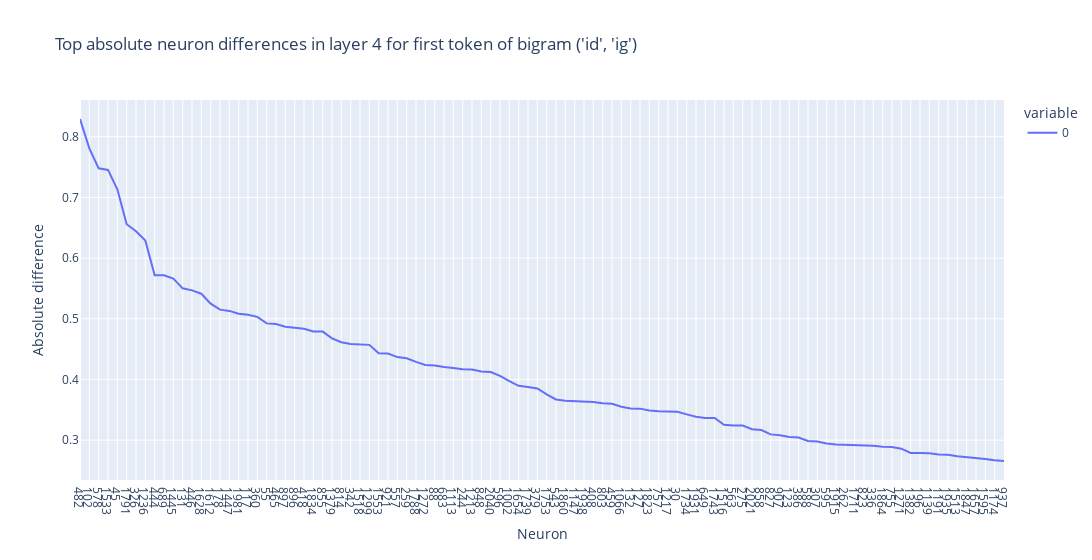
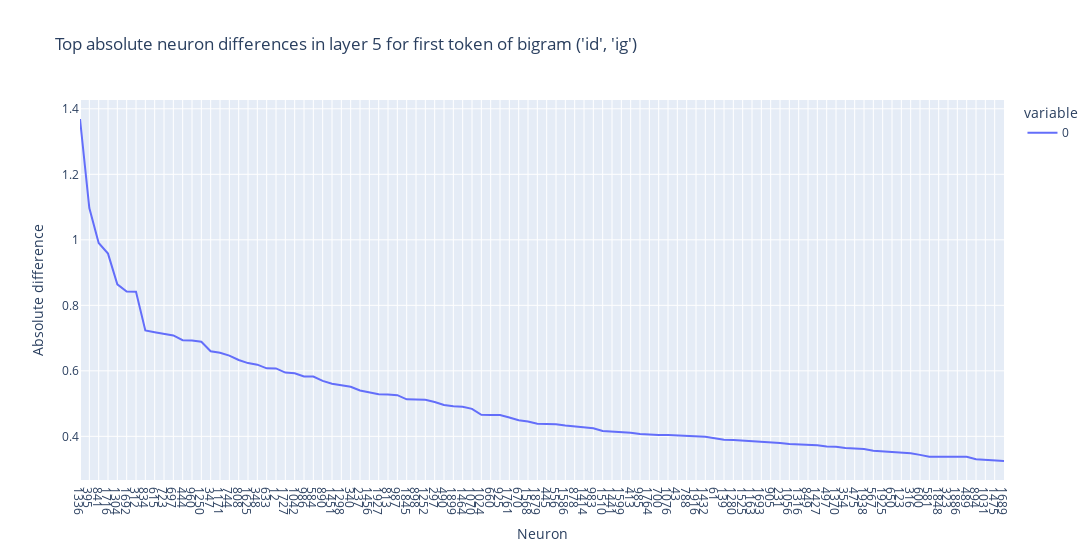
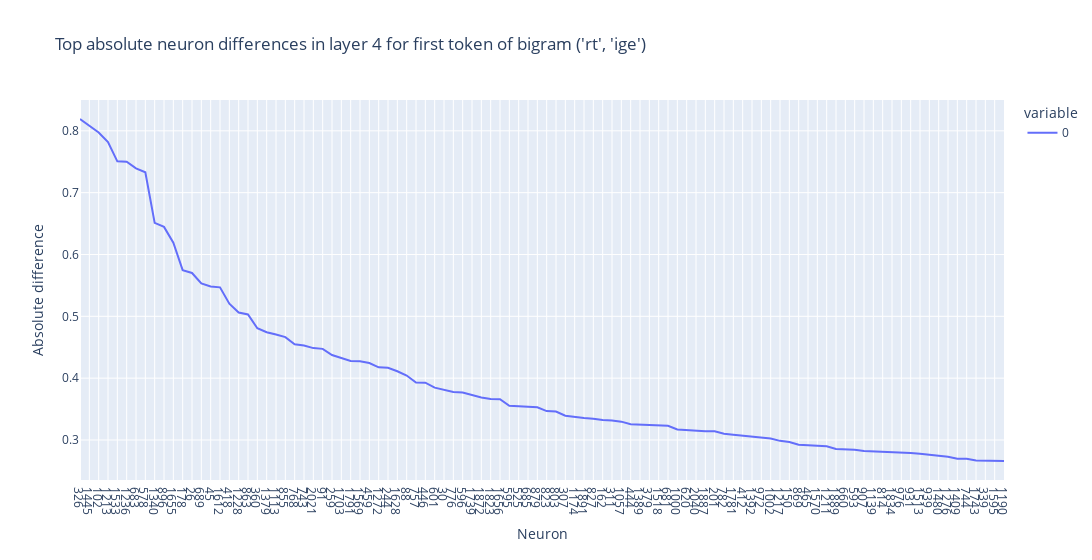
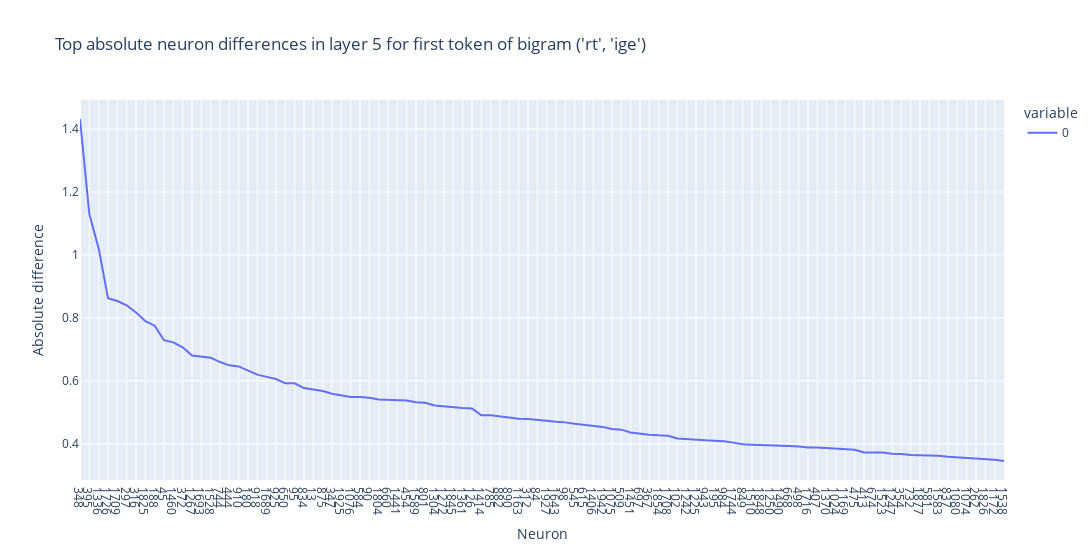

Here is the notebook cell these charts were saved with, in order:
### Code cell
def ablate_german_neurons_hook(value, hook):
    if hook.layer() == 3:
        value[:, :, 669] = german_mean_low_activations[layer][669].cuda()
    return value
mlp_pattern = lambda name: name.endswith("mlp.hook_post")
fwd_hooks=[(mlp_pattern, ablate_german_neurons_hook)]

for key, value in prompts.items():
    for layer_to_cache in [4, 5]:
        difference = get_ablated_mlp_difference_at_pos(value, model, fwd_hooks=fwd_hooks, layer_to_cache=layer_to_cache, position=-2)
        sorted_differences, sorted_neurons = torch.topk(difference.abs(), len(difference), largest=True)
        haystack_utils.line(sorted_differences.cpu().numpy()[:100], xlabel="Neuron", ylabel="Absolute difference", xticks=sorted_neurons.cpu().tolist()[:100], title=f"Top absolute neuron differences in layer {layer_to_cache} for first token of bigram {key}", width=1400)
